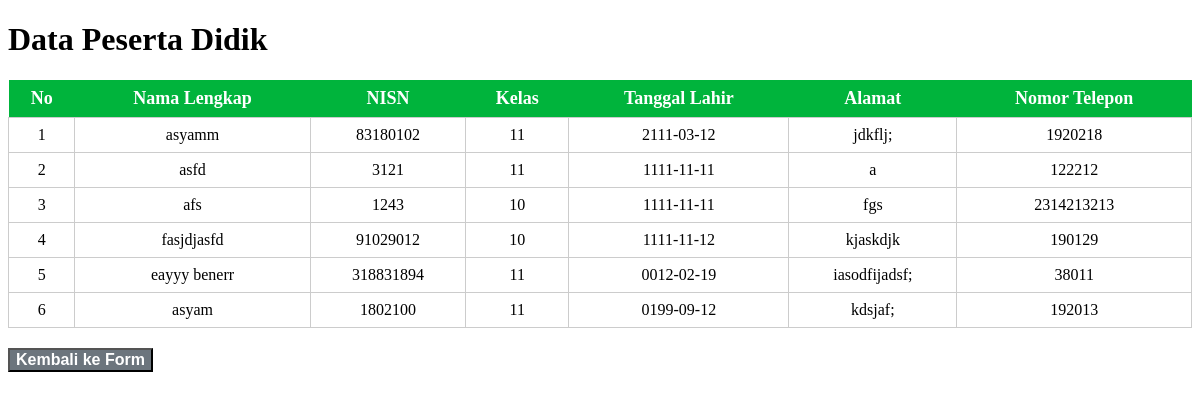
The page /punyaku/2data.php on the database its author committed.
### tables this page shows
CREATE TABLE `siswa` (
  `id` int(11) NOT NULL,
  `nama` varchar(100) NOT NULL,
  `nisn` varchar(20) NOT NULL,
  `kelas` varchar(5) NOT NULL,
  `tanggal_lahir` date NOT NULL,
  `alamat` text NOT NULL,
  `nomor_telepon` varchar(15) NOT NULL,
  `created_at` timestamp NOT NULL DEFAULT current_timestamp()
);

### punyaku/2data.php (the view, shortened to what this page needs)
<?php
$conn = new mysqli("localhost", "root", "", "final");
?>
<!DOCTYPE html>
<html lang="id">
<head>
</head>
<body>
    <div class="container">
        <h1>Data Peserta Didik</h1>
        <table>
            <thead>
                <tr>
                    <th>No</th>
                    <th>Nama Lengkap</th>
                    <th>NISN</th>
                    <th>Kelas</th>
                    <th>Tanggal Lahir</th>
                    <th>Alamat</th>
                    <th>Nomor Telepon</th>
                </tr>
            </thead>
            <tbody>
                <?php
                $sql = "SELECT * FROM siswa";
                $result = $conn->query($sql);
                if ($result->num_rows > 0) {
                    $no = 1;
                    while ($row = $result->fetch_assoc()) {
                        echo "<tr>";
                        echo "<td>" . $no++ . "</td>";
                        echo "<td>" . $row['nama'] . "</td>";
                        echo "<td>" . $row['nisn'] . "</td>";
                        echo "<td>" . $row['kelas'] . "</td>";
                        echo "<td>" . $row['tanggal_lahir'] . "</td>";
                        echo "<td>" . $row['alamat'] . "</td>";
                        echo "<td>" . $row['nomor_telepon'] . "</td>";
                        echo "</tr>";
                    }
                } else {
                    echo "<tr><td colspan='7'>Tidak ada data.</td></tr>";
                }
                ?>
            </tbody>
        </table>
        <div class="buttons">
            <a href="fix.php"><button>Kembali ke Form</button></a>
        </div>
    </div>
</body>
</html>

### punyaku/2data.php (style rules this page uses)
table { width: 100%; border-collapse: collapse; margin-top: 20px; }
td { border: 1px solid #ccc; padding: 8px; text-align: center; }
th { background-color: rgb(0, 180, 60); color: white; padding: 8px; font-weight: bold; font-size: large; }
.buttons { display: flex; flex-direction: column; gap: 10px; margin-top: 20px; }
button { font-size: 16px; font-weight: bold; cursor: pointer; background-color: #6c757d; color: white; }

### rows shown on the page
siswa: nama "asyamm", nisn "83180102", kelas "11", tanggal_lahir "2111-03-12", alamat "jdkflj;", nomor_telepon "1920218"
siswa: nama "asfd", nisn "3121", kelas "11", tanggal_lahir "1111-11-11", alamat "a", nomor_telepon "122212"
siswa: nama "afs", nisn "1243", kelas "10", tanggal_lahir "1111-11-11", alamat "fgs", nomor_telepon "2314213213"
siswa: nama "fasjdjasfd", nisn "91029012", kelas "10", tanggal_lahir "1111-11-12", alamat "kjaskdjk", nomor_telepon "190129"
siswa: nama "eayyy benerr", nisn "318831894", kelas "11", tanggal_lahir "0012-02-19", alamat "iasodfijadsf;", nomor_telepon "38011"
siswa: nama "asyam", nisn "1802100", kelas "11", tanggal_lahir "0199-09-12", alamat "kdsjaf;", nomor_telepon "192013"
